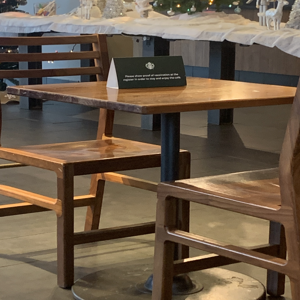
#> input picture main projict 2/IMG_2277_size500.png, 300 x 300 px, found by its file name
$ jupyter execute '7.4_Feature matcher.ipynb'
#> lines starting #> are read from the running program, lines starting #| are printed output that depends on the picture
### Libarary

[cell 1]
from PIL import Image, ImageDraw
import cv2
from matplotlib import pyplot as plt

### import images

[cell 2]
# images path
path1 = 'C:\\Users\\mosae\\USD Workes\\AAI 521 Intro to Computer Vision\\main projict 2\\IMG_2277_size500.png'
path2 = 'C:\\Users\\mosae\\USD Workes\\AAI 521 Intro to Computer Vision\\main projict 2\\IMG_2276_size500.png'

[cell 3]
# insure the image will be read as a numpy.ndarray
print(f'image 1 :{type(cv2.imread(path1))}')
print(f'image 2 :{type(cv2.imread(path2))}')
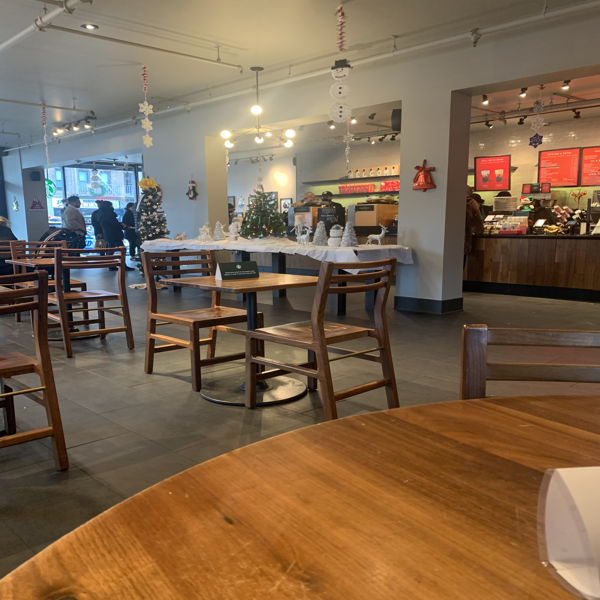
#> input picture main projict 2/IMG_2276_size500.png, 600 x 600 px, found by its file name

[cell 4]
img1 = cv2.imread(path1)
#> img1 is the input picture: shape (300, 300, 3); mean B, G, R 74, 91.9, 108.4
img2 = cv2.imread(path2)
#> img2 is the input picture: shape (600, 600, 3); mean B, G, R 77.8, 102, 125.9

[cell 5]
# Create our ORB detector and detect keypoints and descriptors
orb = cv2.ORB_create()

[cell 6]
# Find keypoints and descriptors with ORB
keypoints1, descriptors1 = orb.detectAndCompute(img1, None)
#> keypoints1 = 479 keypoints; strongest (x, y, size): (185, 260, 31), (74, 198, 31), (185, 259, 37.2), (187, 257, 37.2)
keypoints2, descriptors2 = orb.detectAndCompute(img2, None)
#> keypoints2 = 500 keypoints; strongest (x, y, size): (537, 223, 53.6), (126, 240, 31), (540, 225, 44.6), (544, 220, 31)

[cell 7]
# Create a BFMatcher object.
# It will find all of the matching keypoints on two images
bf_matcher = cv2.BFMatcher_create(cv2.NORM_HAMMING,crossCheck=True)

[cell 8]
# checking where the matches occur using ".match()"
matches_location = bf_matcher.match(descriptors1, descriptors2)
#> matches_location = 147 matches

[cell 9]
# sort the matching location according to their distance
matches_location = sorted(matches_location,key=lambda x:x.distance)

[cell 10]
# drawing the matcheing using the function draw_matches()
ORB_matches =cv2.drawMatches(img1, keypoints1, img2, keypoints2, matches_location[:30], None)
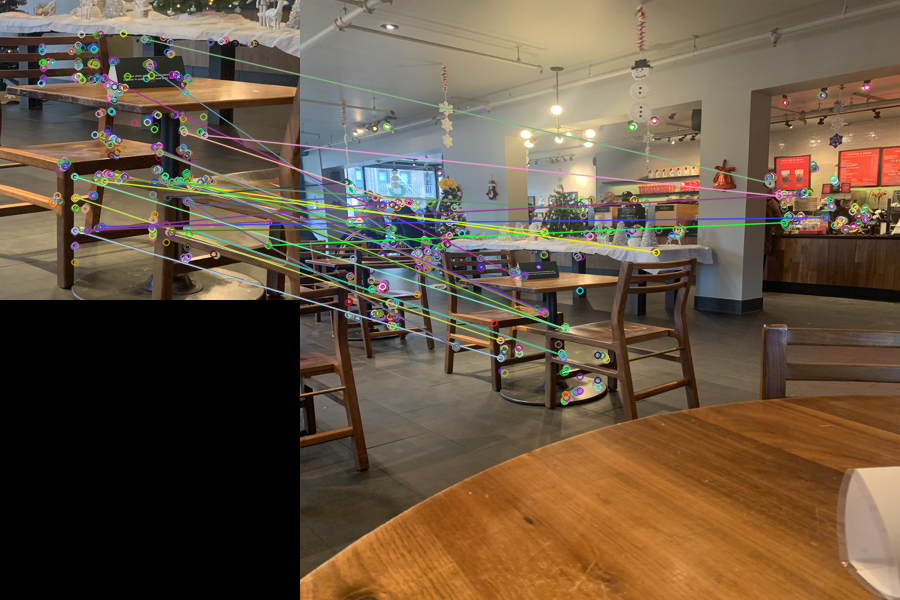
#> ORB_matches: shape (600, 900, 3); mean B, G, R 66.2, 85.6, 103.1

[cell 11]
cv2.imshow("display", ORB_matches)
cv2.waitKey(0)
cv2.imwrite('final_output.png', ORB_matches)
#> Out = True
